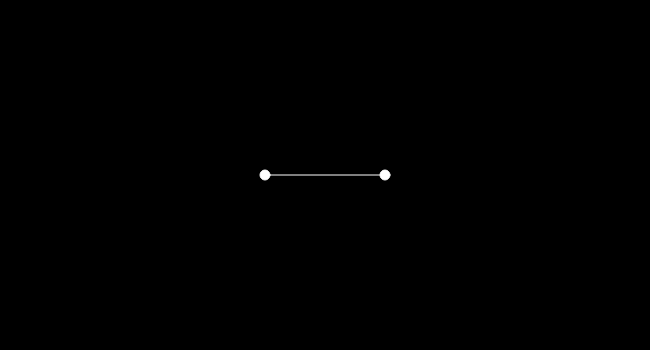
Frame 1 (no input)
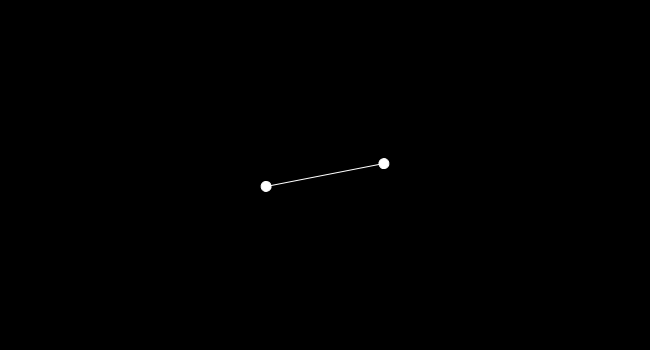
Frame 60 (no input)
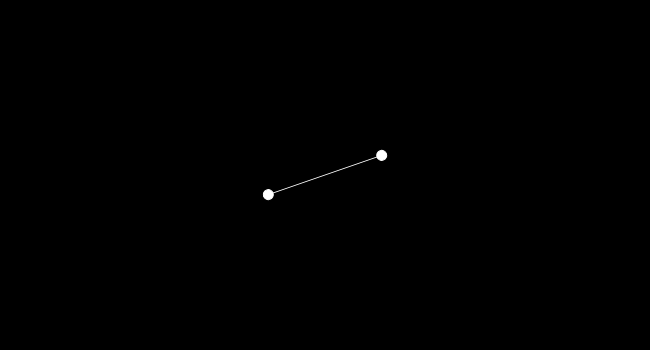
Frame 120 (the mouse pressed at the canvas centre since frame 60)

The p5.js sketch that drew these frames (run headless with seeded random() and noise() and a simulated clock; from frame 60 on, the mouse is pressed at the canvas centre):

// p5.js sketch
// ── sketch.js
var angle = 0;
var aVelocity = 0.05;
var aAcceleration = 0.001;

function setup(){
    createCanvas(650, 350);
}

function draw(){
    background(0);

    fill(255);
    stroke(255);
    push();
        translate(width/2, height/2);
        rotate(angle);
        line(-60, 0, 60, 0);
        ellipse(60, 0, 10, 10);
        ellipse(-60, 0, 10, 10);
    pop();

    aVelocity += aAcceleration;
    aVelocity = constrain(aVelocity, 0, 0.05);
    angle += aVelocity;
}

// ── code.html
<!DOCTYPE html>
<html lang="en">
<head>
    <meta charset="utf-8">
    <meta http-equiv="X-UA-Compatible" content="IE=edge">
    <meta name="viewport" content="width=device-width, initial-scale=1">
    <!-- The above 3 meta tags *must* come first in the head; any other head content must come *after* these tags -->
    <title>P5.js</title>
    <!-- Latest compiled and minified CSS -->
<link rel="stylesheet" href="https://maxcdn.bootstrapcdn.com/bootstrap/3.3.7/css/bootstrap.min.css" integrity="sha384-BVYiiSIFeK1dGmJRAkycuHAHRg32OmUcww7on3RYdg4Va+PmSTsz/K68vbdEjh4u" crossorigin="anonymous">

    <script src="p5/p5.min.js"></script>
    <script src="sketch.js"></script>
</head>
<body>

    <h3>Oscillation - Angle</h3>


    <!-- jQuery (necessary for Bootstrap's JavaScript plugins) -->
    <script src="https://ajax.googleapis.com/ajax/libs/jquery/1.12.4/jquery.min.js"></script>
    <!-- Latest compiled and minified JavaScript -->
    <script src="https://maxcdn.bootstrapcdn.com/bootstrap/3.3.7/js/bootstrap.min.js" integrity="sha384-Tc5IQib027qvyjSMfHjOMaLkfuWVxZxUPnCJA7l2mCWNIpG9mGCD8wGNIcPD7Txa" crossorigin="anonymous"></script>

</body>
</html>
